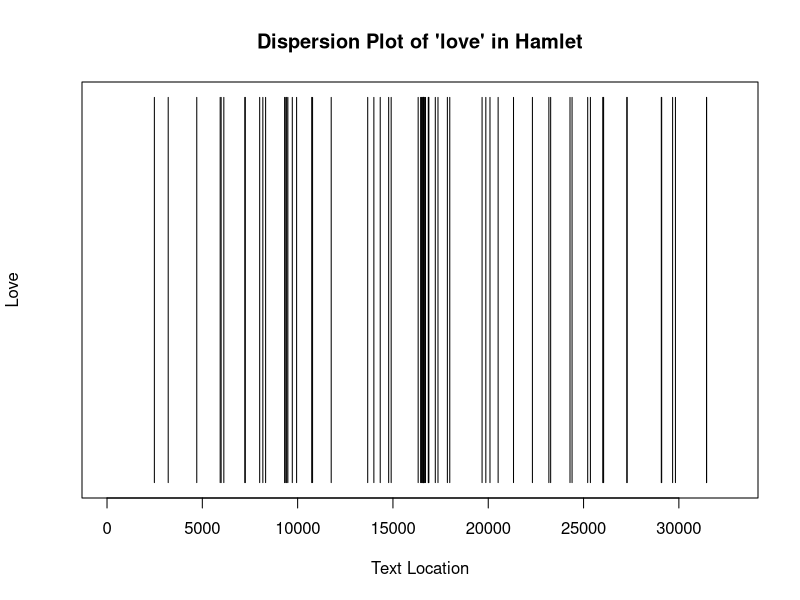
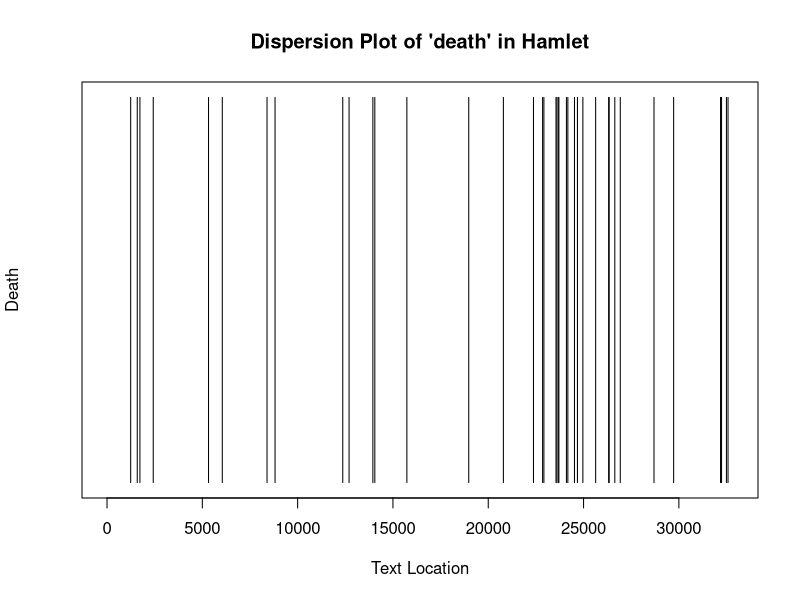
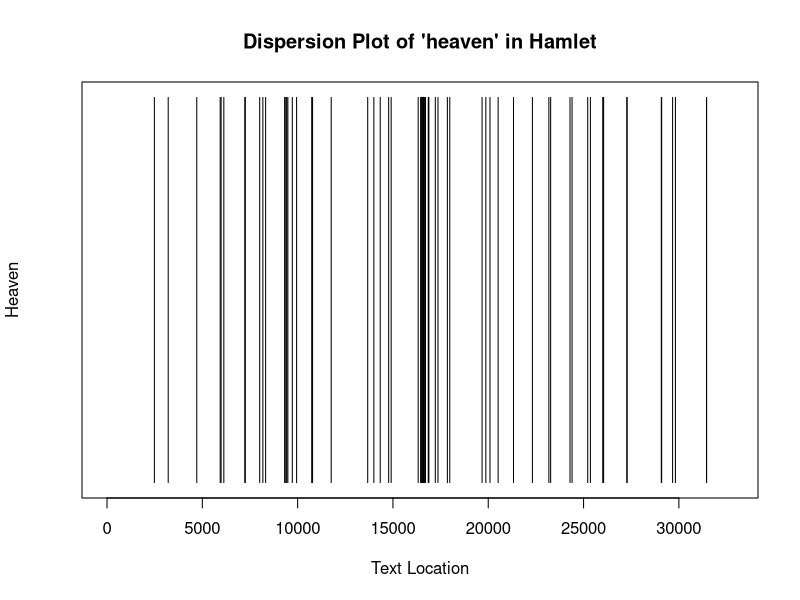
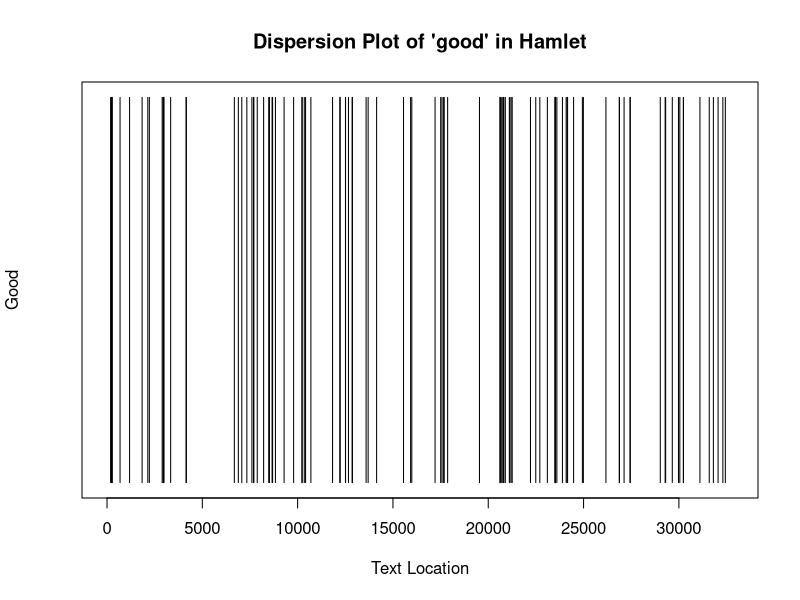
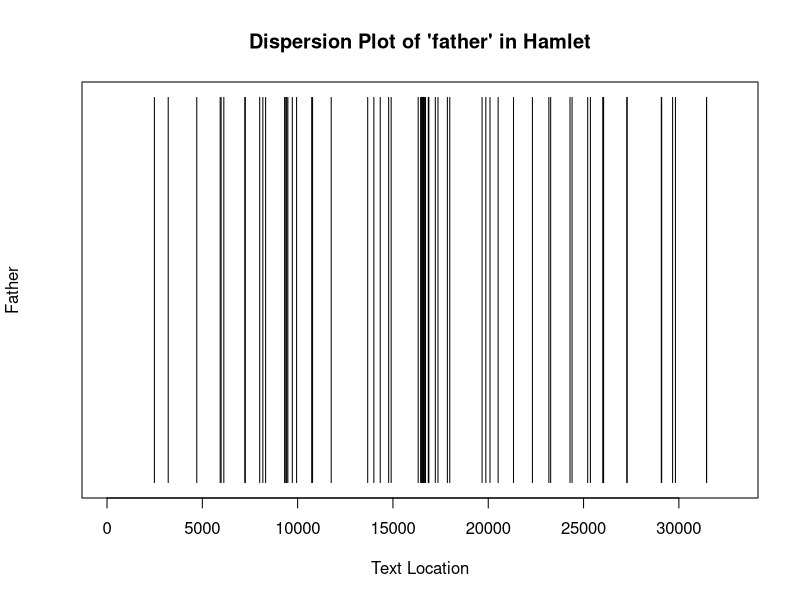

Reproduce these figures in R, in order.
## ---- chunk 1
setwd("~/cyberdh/HILT-demo")
## ---- chunk 2
library(knitr)
library(markdown)
library(rmarkdown)
library(ggplot2)
## ---- chunk 3
text.v <- scan("hamlet.txt", what="character", sep="\n")
## ---- chunk 4
hamlet.v <- paste(text.v, collapse="  ")
## ---- chunk 5
hamlet.lower.v <- tolower(hamlet.v)
## ---- chunk 6
hamlet.words <- strsplit(hamlet.lower.v, "\\W")
## ---- chunk 7
hamlet.word.v <- unlist(hamlet.words)
## ---- chunk 8
not.blanks.v <- which(hamlet.word.v != "")
hamlet.word.v <- hamlet.word.v[not.blanks.v]
## ---- chunk 9
text.position.v <- seq(1:length(hamlet.word.v))
## ---- chunk 10
love.v <- which(hamlet.word.v == "love")
love.v
## ---- chunk 11
w.count.v <- rep(NA, length(text.position.v))
## ---- chunk 12
w.count.v[love.v] <- 1
## ---- chunk 13
plot(w.count.v, main="Dispersion Plot of 'love' in Hamlet", xlab="Text Location",
     ylab="Love", type="h", ylim=c(0,1), yaxt='n')
## ---- chunk 14
death.v <- which(hamlet.word.v == "death")
w.count.v <- rep(NA, length(text.position.v))
w.count.v[death.v] <- 1
plot(w.count.v, main="Dispersion Plot of 'death' in Hamlet", xlab="Text Location",
     ylab="Death", type="h", ylim=c(0,1), yaxt='n')
## ---- chunk 15
heaven.v <- which(hamlet.word.v == "love")
w.count.v <- rep(NA, length(text.position.v))
w.count.v[heaven.v] <- 1
plot(w.count.v, main="Dispersion Plot of 'heaven' in Hamlet", xlab="Text Location",
     ylab="Heaven", type="h", ylim=c(0,1), yaxt='n')
## ---- chunk 16
good.v <- which(hamlet.word.v == "good")
w.count.v <- rep(NA, length(text.position.v))
w.count.v[good.v] <- 1
plot(w.count.v, main="Dispersion Plot of 'good' in Hamlet", xlab="Text Location",
     ylab="Good", type="h", ylim=c(0,1), yaxt='n')
## ---- chunk 17
father.v <- which(hamlet.word.v == "love")
w.count.v <- rep(NA, length(text.position.v))
w.count.v[father.v] <- 1
plot(w.count.v, main="Dispersion Plot of 'father' in Hamlet", xlab="Text Location",
     ylab="Father", type="h", ylim=c(0,1), yaxt='n')
